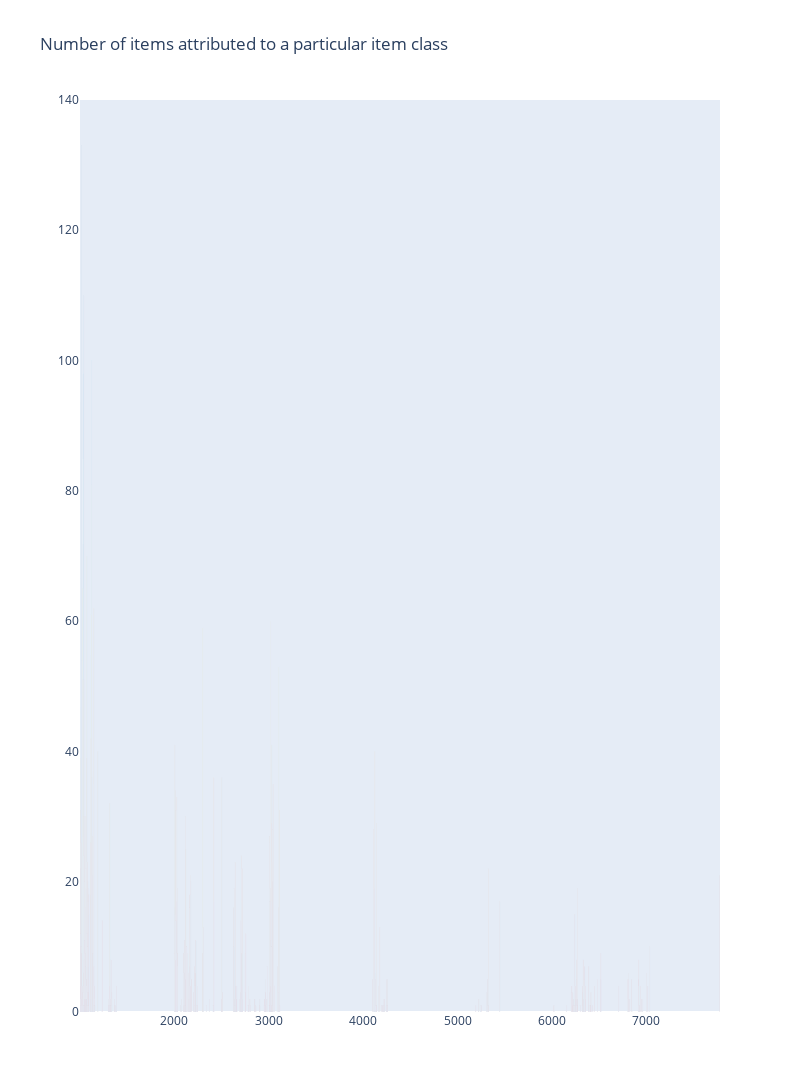

Here is the notebook cell this chart was saved with:
### Code cell
#Number of items attributed to a particular item class
x, y = (list(x) for x in zip(*sorted(zip(items['class'].value_counts().index, 
                                         items['class'].value_counts().values), 
                                        reverse = False)))
trace2 = go.Bar(
    x=items['class'].value_counts().index,
    y=items['class'].value_counts().values,
    marker=dict(
        color=items['class'].value_counts().values,
        colorscale = 'Portland',
        reversescale = True
    ),
    orientation='v',
)

layout = dict(
    title='Number of items attributed to a particular item class',
     width = 800, height = 1400,
    yaxis=dict(
        showgrid=False,
        showline=False,
        showticklabels=True,
#         domain=[0, 0.85],
    ))

fig1 = go.Figure(data=[trace2])
fig1['layout'].update(layout)
py.iplot(fig1, filename='plots')
plt.savefig('Item2.png')

### Figure 1 — Plotly figure (JSON) as saved in the notebook; plotly's stock layout.template omitted (floating-point values rounded to 4 significant figures; data arrays with more than 128 entries replaced by an {"elided": "..."} marker saying what was removed)
{"data": [{"marker": {"color": {"elided": "337 int values"}, "colorscale": [[0, "rgb(12,51,131)"], [0.25, "rgb(10,136,186)"], [0.5, "rgb(242,211,56)"], [0.75, "rgb(242,143,56)"], [1, "rgb(217,30,30)"]], "reversescale": true}, "orientation": "v", "type": "bar", "x": {"elided": "337 int values"}, "y": {"elided": "337 int values"}}], "layout": {"height": 1400, "title": {"text": "Number of items attributed to a particular item class"}, "width": 800, "yaxis": {"showgrid": false, "showline": false, "showticklabels": true}}}
